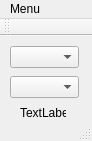
<?xml version="1.0" encoding="UTF-8"?>
<ui version="4.0">
 <class>MainWindow</class>
 <widget class="QMainWindow" name="MainWindow">
  <property name="geometry">
   <rect>
    <x>0</x>
    <y>0</y>
    <width>92</width>
    <height>141</height>
   </rect>
  </property>
  <property name="windowTitle">
   <string>MainWindow</string>
  </property>
  <widget class="QWidget" name="centralWidget">
   <widget class="QComboBox" name="comboBox">
    <property name="geometry">
     <rect>
      <x>10</x>
      <y>10</y>
      <width>69</width>
      <height>22</height>
     </rect>
    </property>
   </widget>
   <widget class="QComboBox" name="comboBox_2">
    <property name="geometry">
     <rect>
      <x>10</x>
      <y>40</y>
      <width>69</width>
      <height>22</height>
     </rect>
    </property>
   </widget>
   <widget class="QLabel" name="label">
    <property name="geometry">
     <rect>
      <x>20</x>
      <y>70</y>
      <width>46</width>
      <height>13</height>
     </rect>
    </property>
    <property name="text">
     <string>TextLabel</string>
    </property>
   </widget>
  </widget>
  <widget class="QMenuBar" name="menuBar">
   <property name="geometry">
    <rect>
     <x>0</x>
     <y>0</y>
     <width>92</width>
     <height>21</height>
    </rect>
   </property>
   <widget class="QMenu" name="menuMenu">
    <property name="title">
     <string>Menu</string>
    </property>
    <addaction name="action"/>
    <addaction name="action_2"/>
    <addaction name="action_3"/>
    <addaction name="action_4"/>
   </widget>
   <addaction name="menuMenu"/>
  </widget>
  <widget class="QToolBar" name="mainToolBar">
   <attribute name="toolBarArea">
    <enum>TopToolBarArea</enum>
   </attribute>
   <attribute name="toolBarBreak">
    <bool>false</bool>
   </attribute>
  </widget>
  <widget class="QStatusBar" name="statusBar"/>
  <action name="action">
   <property name="text">
    <string>+</string>
   </property>
  </action>
  <action name="action_2">
   <property name="text">
    <string>-</string>
   </property>
  </action>
  <action name="action_3">
   <property name="text">
    <string>*</string>
   </property>
  </action>
  <action name="action_4">
   <property name="text">
    <string>/</string>
   </property>
  </action>
 </widget>
 <layoutdefault spacing="6" margin="11"/>
 <resources/>
 <connections/>
</ui>
